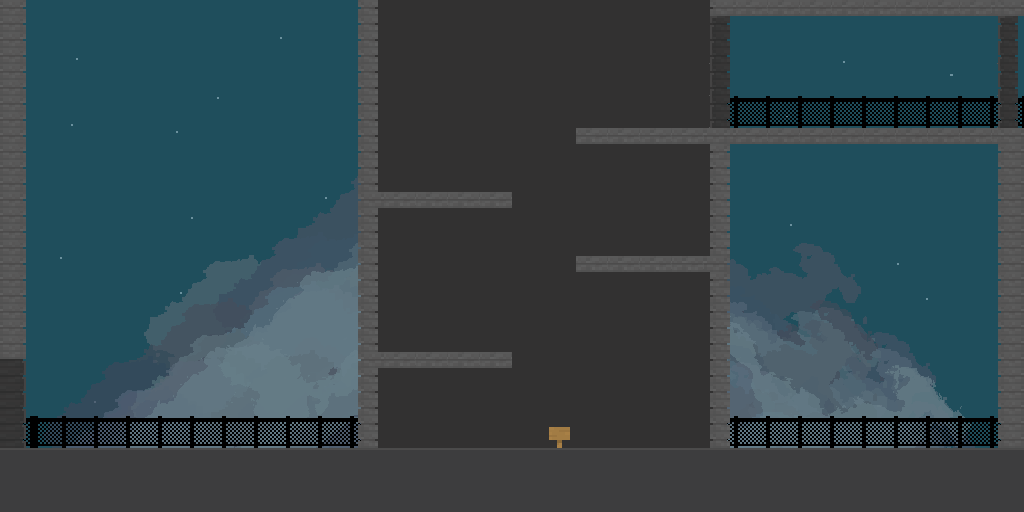

This game map was drawn from its Tiled (.tmx) file and the tilesets committed beside it. A one-line description and the trimmed map source follow:
An orthogonal 32x16 tile map with 32x32 px tiles, 5 tile layers (bg00, bg, ground, Tile Layer 2, ...), 1 hidden layer not drawn, 2 tilesets, 2 image layers and 14 objects (7x TextEntity, 4x SpikeEntity, 2x me.LevelEntity, player).

<map version="1.0" orientation="orthogonal" width="32" height="16" tilewidth="32" tileheight="32" backgroundcolor="#1f4e5c">
 <properties>
  <property name="light" value="1" />
 </properties>
 <tileset firstgid="1" name="tileset01" tilewidth="32" tileheight="32">
  <image source="tileset01.png" width="288" height="256" />
 </tileset>
 <tileset firstgid="73" name="metatiles32x32" tilewidth="32" tileheight="32">
  <image source="metatiles32x32.png" width="160" height="32" />
  <tile id="0">
   <properties>
    <property name="type" value="solid" />
   </properties>
  </tile>
  <tile id="1">
   <properties>
    <property name="type" value="platform" />
   </properties>
  </tile>
 </tileset>
 <imagelayer name="parallax_02" width="32" height="16">
  <image source="stars.png" />
  <properties>
   <property name="ratio" value="0.15" />
  </properties>
 </imagelayer>
 <imagelayer name="parralax_01" width="32" height="16">
  <image source="clouds.png" />
  <properties>
   <property name="ratio" value="1.5" />
  </properties>
 </imagelayer>
 <layer name="bg00" width="32" height="16">
  <data>[512 cells, 32 non-empty, 3 distinct tile ids]</data>
 </layer>
 <layer name="bg" width="32" height="16">
  <data>[512 cells, 169 non-empty, 4 distinct tile ids]</data>
 </layer>
 <layer name="ground" width="32" height="16">
  <data>[512 cells, 65 non-empty, 3 distinct tile ids]</data>
 </layer>
 <layer name="Tile Layer 2" width="32" height="16">
  <data>[512 cells, 88 non-empty, 12 distinct tile ids]</data>
 </layer>
 <layer name="Tile Layer 5" width="32" height="16">
  <data>[512 cells, 3 non-empty, 3 distinct tile ids]</data>
 </layer>
 <layer name="collision" width="32" height="16" visible="0">
  <data>[512 cells, 113 non-empty, 2 distinct tile ids]</data>
 </layer>
 <objectgroup name="objects" width="32" height="16">
  <object name="player" x="40" y="410" width="32" height="32">
   <properties>
    <property name="image" value="orange" />
   </properties>
  </object>
  <object name="SpikeEntity" x="256" y="416" width="32" height="32" />
  <object name="TextEntity" x="70" y="412" width="32" height="32">
   <properties>
    <property name="once" value="true" />
    <property name="text" value="Phew, gotta calm down.." />
   </properties>
  </object>
  <object name="me.LevelEntity" x="0" y="352" width="32" height="96">
   <properties>
    <property name="duration" value="250" />
    <property name="fade" value="#000000" />
    <property name="to" value="level02" />
   </properties>
  </object>
  <object name="me.LevelEntity" x="993" y="29" width="32" height="96">
   <properties>
    <property name="duration" value="250" />
    <property name="fade" value="#000000" />
    <property name="to" value="level04" />
   </properties>
  </object>
  <object name="TextEntity" x="886" y="410" width="32" height="32">
   <properties>
    <property name="once" value="true" />
    <property name="text" value="It's a dead end..." />
   </properties>
  </object>
  <object name="SpikeEntity" x="416" y="320" width="32" height="32" />
  <object name="SpikeEntity" x="640" y="224" width="32" height="32" />
  <object name="SpikeEntity" x="448" y="160" width="32" height="32" />
  <object name="TextEntity" x="577" y="220" width="32" height="32">
   <properties>
    <property name="once" value="false" />
    <property name="text" value="Whoa! gotta be carefull here" />
   </properties>
  </object>
  <object name="TextEntity" x="612" y="91" width="32" height="32">
   <properties>
    <property name="once" value="true" />
    <property name="text" value="Like a boss!" />
   </properties>
  </object>
  <object name="TextEntity" x="787" y="89" width="32" height="32">
   <properties>
    <property name="once" value="true" />
    <property name="text" value="Somehow that first sign makes sense now..." />
   </properties>
  </object>
  <object name="TextEntity" x="545" y="413" width="32" height="32">
   <properties>
    <property name="once" value="false" />
    <property name="text" value="Sign: Up, up and away!" />
   </properties>
  </object>
  <object name="TextEntity" x="227" y="374" width="35" height="75">
   <properties>
    <property name="once" value="true" />
    <property name="text" value="Ga'h more of this?!" />
   </properties>
  </object>
 </objectgroup>
</map>
